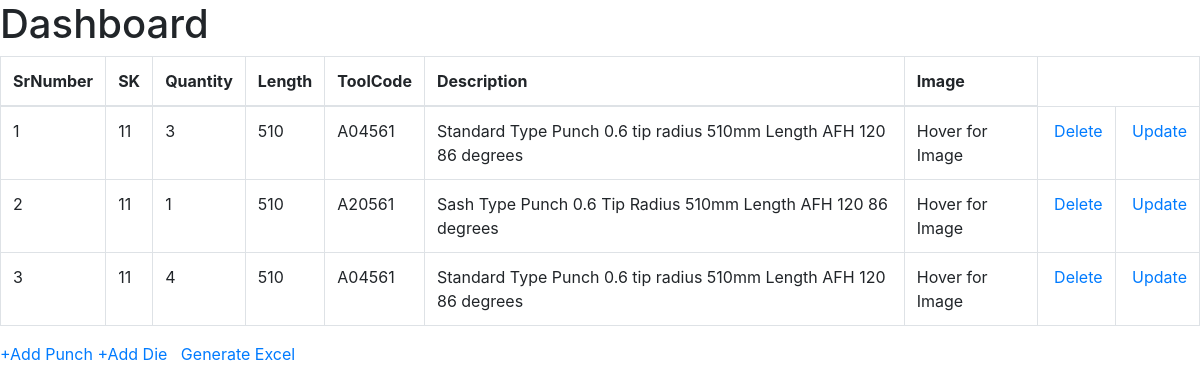
/dashboard, run on the app's committed database.
### models.py (models this page shows)
class End_list(db.Model):
    __table__name = "end_list"
    srnuml = db.Column('SrNumber', db.Integer, autoincrement=True, primary_key=True)
    sk = db.Column('SK', db.Integer)
    quantity = db.Column('Quantity', db.Integer, nullable=False)
    length = db.Column('Length', db.Integer, nullable=False)
    toolcode = db.Column('ToolCode', db.String, nullable=False)
    description = db.Column('Description', db.String)
    eimage = db.Column('Image', db.String)

### controllers.py (the view, shortened to what this page needs)
@app.route("/dashboard", methods=["GET", "POST"])
def dashboard():
    if request.method == "POST" and "login" in request.form:
        print(request.form)
        item = End_list.query.all()
        if item == []:
            return render_template("dashboard.html", message='No tools are present Add them', item=item)
        else:
            print(item)
            return render_template("dashboard.html",message='',item=item)
    elif request.method == "GET":
        item = End_list.query.all()
        if item==[]:
            return render_template("dashboard.html", message='No Tools are present', item=item)
        else:
            return render_template("dashboard.html",message='', item=item)

### templates/dashboard.html (shortened to what this page needs)
<!DOCTYPE html>
<html lang="en">
<head>
     <link rel="stylesheet" href="./static/dashboard.css">
</head>
<body>
        <h1>Dashboard</h1>
       <form action="/dashboard" method="POST">
       <table class="table table-bordered">
           <thead>
           <tr>
           <td> <b>SrNumber</b></td>
           <td><b>SK</b></td>
           <td><b>Quantity</b></td>
           <td><b>Length</b></td>
           <td><b>ToolCode</b></td>
           <td><b>Description</b></td>
           <td><b>Image</b></td>
           </tr>
           </thead>
         {% if message%}
            <p>{{message}}</p>
         {% else %}
            <tbody>
           {% for k in item %}
                    <tr>
                    <td name="serial" value="{{k.srnuml}}">{{loop.index}}</td>
                    <td>{{k.sk}}</td>
                    <td>{{k.quantity}}</td>
                    <td>{{k.length}}</td>
                    <td>{{k.toolcode}}</td>
                    <td>{{k.description}}</td>
                    <td><div class="myDIV">Hover for Image</div>
                        <div class="hide"><img src="{{k.eimage}}"></img></div></td>
                    <td><a href="/delete/{{k.srnuml}}">&nbspDelete</td>
                    <td><a href="/update/{{k.srnuml}}">&nbspUpdate</td>
                    </tr>
              {% endfor %}
         {% endif %}
            </tbody>
       </table>
        <p> <a href="{{url_for('tool_individual_punch')}}"> +Add Punch</a>
         <a href="{{url_for('tool_individual_die')}}"> +Add Die</a> &nbsp
               <a href="{{url_for('exportfile')}}">Generate Excel</a></p>
       </form>
</body>
</html>

### data on the page
End_list: {{ k.srnuml }} 328 (drawn), sk "11", quantity "3", length "510", toolcode "A04561", description "Standard Type Punch 0.6 tip radius 510mm Length AFH 120 86 degrees"
End_list: {{ k.srnuml }} 329 (drawn), sk "11", quantity "1", length "510", toolcode "A20561", description "Sash Type Punch 0.6 Tip Radius 510mm Length AFH 120 86 degrees"
End_list: {{ k.srnuml }} 330 (drawn), sk "11", quantity "4", length "510", toolcode "A04561", description "Standard Type Punch 0.6 tip radius 510mm Length AFH 120 86 degrees"
